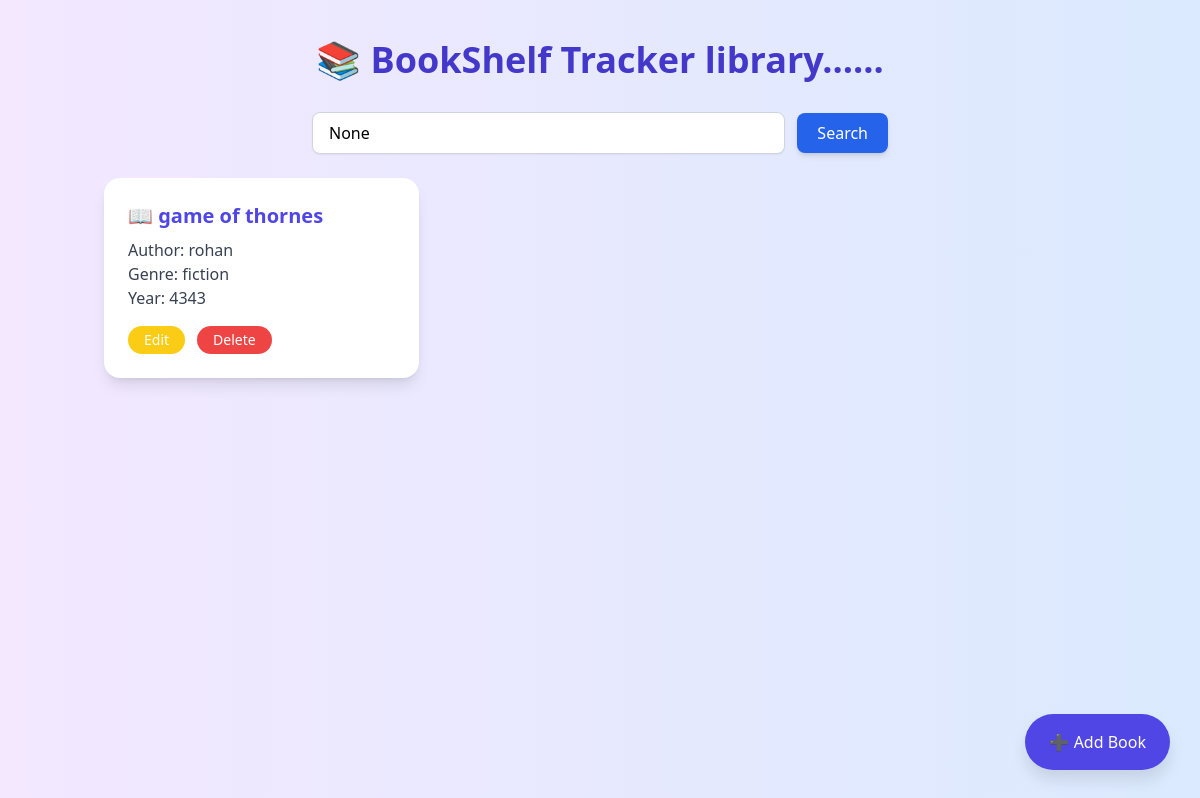
The app's page /, older data.
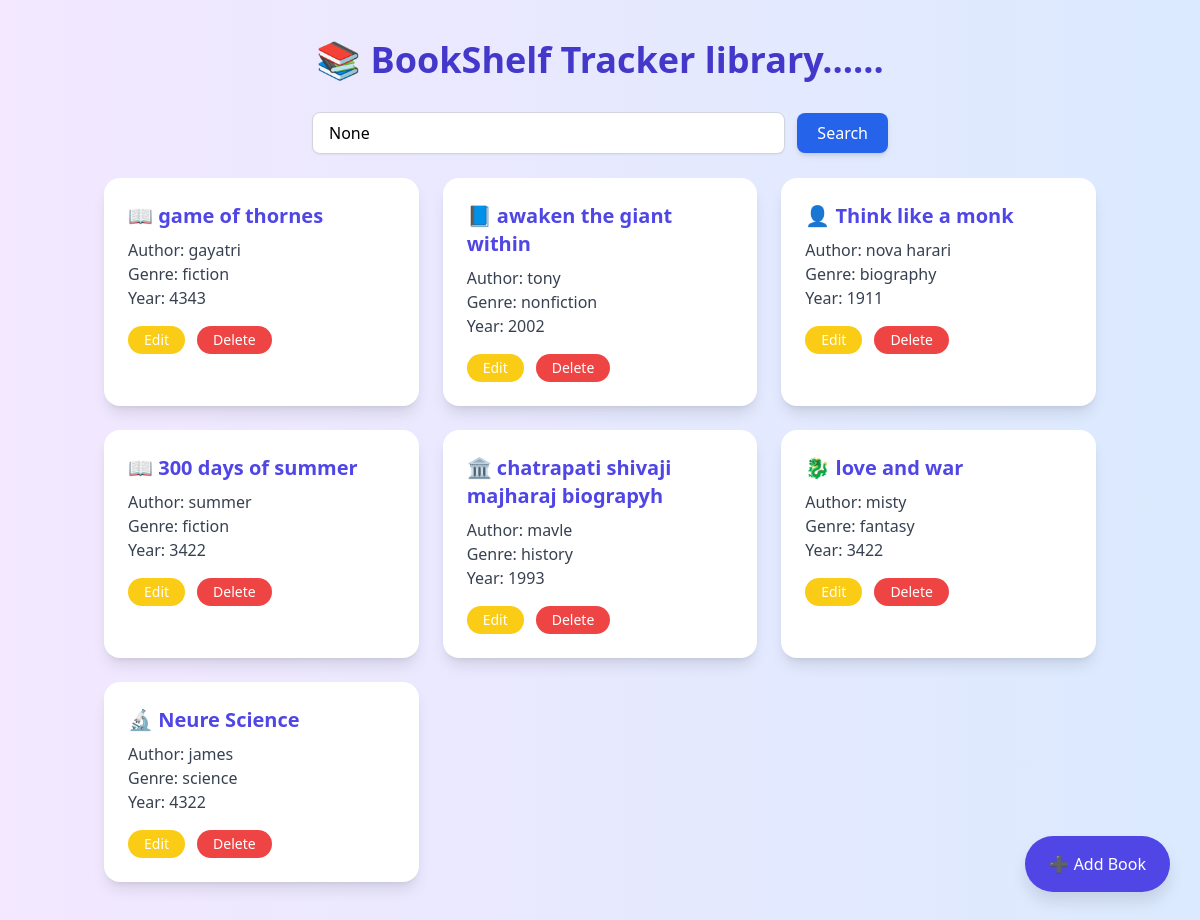
The same page, newer data.
### books/models.py (models this page shows, shortened)
class Book(models.Model):
    GENRE_CHOICES = [
        ('fiction', 'Fiction'),
        ('nonfiction', 'Non-Fiction'),
        ('fantasy', 'Fantasy'),
        ('biography', 'Biography'),
        ('science', 'Science'),
        ('history', 'History'),
    ]
    title = models.CharField(max_length=100)
    author = models.CharField(max_length=100)
    year = models.PositiveIntegerField()
    genre = models.CharField(max_length=50, choices=GENRE_CHOICES)

### books/views.py (the view)
# urls.py: path('', views.book_list, name='book_list'),
def book_list(request):
    query = request.GET.get('q')  # Get search query from URL parameters
    if query:
        books = Book.objects.filter(title__icontains=query)
    else:
        books = Book.objects.all()
    return render(request, 'books/book_list.html', {'books': books, 'query': query})

### books/templates/books/book_list.html (shortened to what this page needs)
<!DOCTYPE html>
<html lang="en">
<head>
    <script src="https://cdn.tailwindcss.com"></script>
</head>
<body class="bg-gradient-to-r from-purple-100 to-blue-100 min-h-screen font-sans fade-in">
    <div class="container mx-auto px-4 py-10">
        <h1 class="text-4xl font-bold text-center text-indigo-700 mb-8">📚 BookShelf Tracker library......</h1>
<div class="flex justify-center mt-6">
  <form method="get" action="{% url 'book_list' %}" class="flex flex-col sm:flex-row items-center gap-3 w-full max-w-xl">
    <input
      type="text"
      name="q"
      value="{{ query }}"
      placeholder="Search books by title..."
      class="w-full px-4 py-2 border border-gray-300 rounded-lg focus:outline-none focus:ring-2 focus:ring-blue-400 shadow-sm transition"
    />
    <button
      type="submit"
      class="bg-blue-600 text-white px-5 py-2 rounded-lg hover:bg-blue-700 transition font-medium shadow-md"
    >
      Search
    </button>
  </form>
</div>
<br />
        <div class="grid grid-cols-1 md:grid-cols-2 lg:grid-cols-3 gap-6">
            {% for book in books %}
                <div class="bg-white rounded-2xl shadow-lg p-6 hover:shadow-xl transition-shadow duration-300">
                    <h2 class="text-xl font-semibold text-indigo-600 mb-2">
    {% if book.genre == 'fiction' %}📖
    {% elif book.genre == 'nonfiction' %}📘
    {% elif book.genre == 'fantasy' %}🐉
    {% elif book.genre == 'biography' %}👤
    {% elif book.genre == 'science' %}🔬
    {% elif book.genre == 'history' %}🏛️
    {% else %}📚
    {% endif %}
    {{ book.title }}
</h2>
                    <p class="text-gray-700">Author: <span class="font-medium">{{ book.author }}</span></p>
                    <p class="text-gray-700">Genre: <span class="font-medium">{{ book.genre }}</span></p>
                    <p class="text-gray-700">Year: <span class="font-medium">{{ book.year }}</span></p>
                    <div class="mt-4 flex space-x-3">
                        <a href="{% url 'book_update' book.pk %}" class="bg-yellow-400 text-white px-4 py-1 rounded-full text-sm hover:bg-yellow-500">Edit</a>
                        <a href="{% url 'book_delete' book.pk %}" class="bg-red-500 text-white px-4 py-1 rounded-full text-sm hover:bg-red-600">Delete</a>
                    </div>
                </div>
            {% empty %}
                <p class="text-center text-gray-600 col-span-full">No books in your shelf yet 📭</p>
            {% endfor %}
        </div>
    </div>
    <a href="{% url 'book_create' %}" class="float-button">➕ Add Book</a>
</body>
</html>

Row changes from the older to the newer data that the page shows:
changed Book "game of thornes": author "rohan" → "gayatri"
added Book: title "awaken the giant within", author "tony", genre "nonfiction", year "2002"
added Book: title "Think like a monk", author "nova harari", genre "biography", year "1911"
added Book: title "300 days of summer", author "summer", genre "fiction", year "3422"
added Book: title "chatrapati shivaji majharaj biograpyh", author "mavle", genre "history", year "1993"
added Book: title "love and war", author "misty", genre "fantasy", year "3422"
added Book: title "Neure Science", author "james", genre "science", year "4322"
